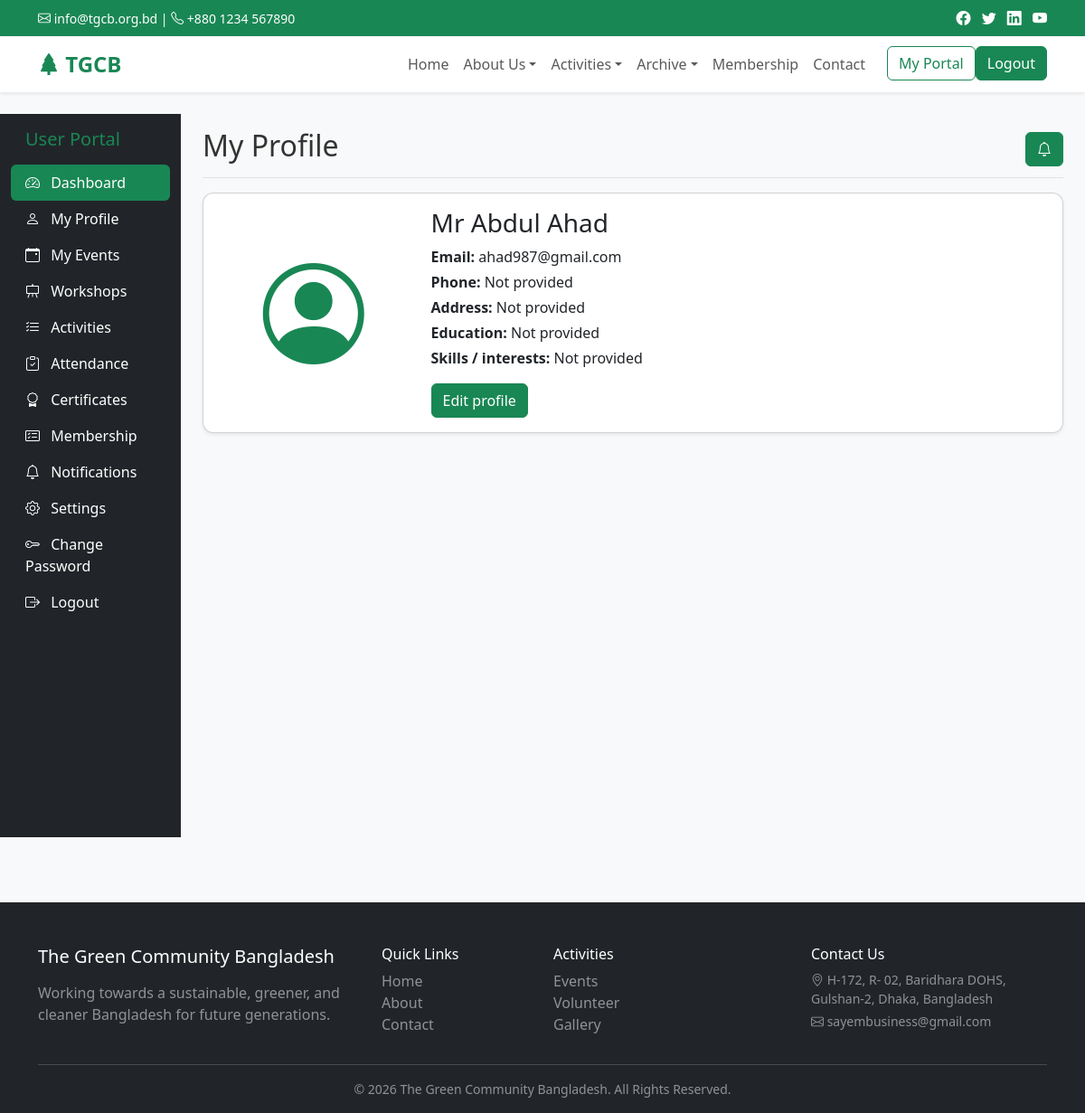
/portal/profile/ (signed in), run on the app's committed database.
### user_portal/models.py (models this page shows, shortened)
class UserProfile(models.Model):
    user = models.OneToOneField(settings.AUTH_USER_MODEL, on_delete=models.CASCADE, related_name='profile')
    photo = models.ImageField(upload_to='profiles/', blank=True)
    phone = models.CharField(max_length=40, blank=True)
    address = models.TextField(blank=True)
    education = models.CharField(max_length=255, blank=True)
    skills_interests = models.TextField(blank=True)
    updated_at = models.DateTimeField(auto_now=True)

### user_portal/views.py (the view)
# urls.py: path('profile/', views.admin_profile, name='admin_profile'),
@login_required
def profile(request):
    return render(request, 'user_portal/profile.html', {'profile': _profile(request.user)})

### main/context_processors.py (called while the page is built)
def site_settings(request):
    from .models import SiteSettings
    return {'site_settings': SiteSettings.objects.first()}

### user_portal/views.py (called while the page is built)
def _profile(user):
    return UserProfile.objects.get_or_create(user=user)[0]

### user_portal/templates/user_portal/profile.html
{% extends 'user_portal/base_user_portal.html' %}
{% block portal_title %}My Profile{% endblock %}
{% block portal_content %}<div class="card shadow-sm"><div class="card-body"><div class="row align-items-center"><div class="col-md-3 text-center">{% if profile.photo %}<img src="{{ profile.photo.url }}" class="img-fluid rounded-circle" style="max-width:140px" alt="Profile photo">{% else %}<i class="bi bi-person-circle text-success" style="font-size:7rem"></i>{% endif %}</div><div class="col-md-9"><h3>{{ request.user.get_full_name|default:request.user.username }}</h3><p class="mb-1"><strong>Email:</strong> {{ request.user.email|default:'Not provided' }}</p><p class="mb-1"><strong>Phone:</strong> {{ profile.phone|default:'Not provided' }}</p><p class="mb-1"><strong>Address:</strong> {{ profile.address|default:'Not provided' }}</p><p class="mb-1"><strong>Education:</strong> {{ profile.education|default:'Not provided' }}</p><p class="mb-3"><strong>Skills / interests:</strong> {{ profile.skills_interests|default:'Not provided' }}</p><a class="btn btn-success" href="{% url 'user_edit_profile' %}">Edit profile</a></div></div></div></div>{% endblock %}

### static/css/style.css (style rules this page uses)
:root { --primary-green: #198754; --accent-leaf: #80c783; --bg-light: #f8f9fa; }
body { font-family: 'Segoe UI', Tahoma, Geneva, Verdana, sans-serif; background-color: var(--bg-light); color: #333; }
.card { border-radius: 0.75rem; }

### data on the page
UserProfile: phone "Not provided", address "Not provided", education "Not provided", skills_interests "Not provided"

### other printed values
{{ request.user.get_full_name|default:request.user.username }} "Mr Abdul Ahad"
{{ request.user.email|default:'Not provided' }} "ahad987@gmail.com"
